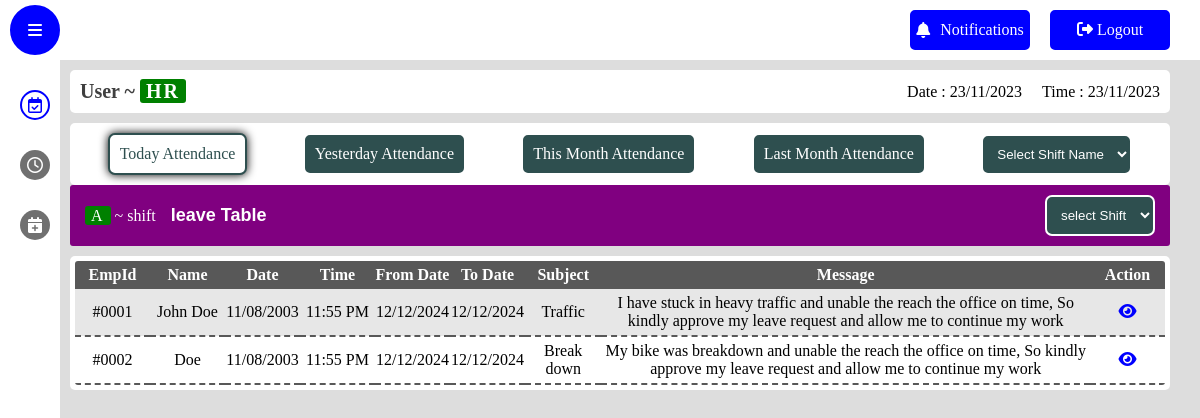
/leave_table (signed in), run on an earlier commit of the app's database.
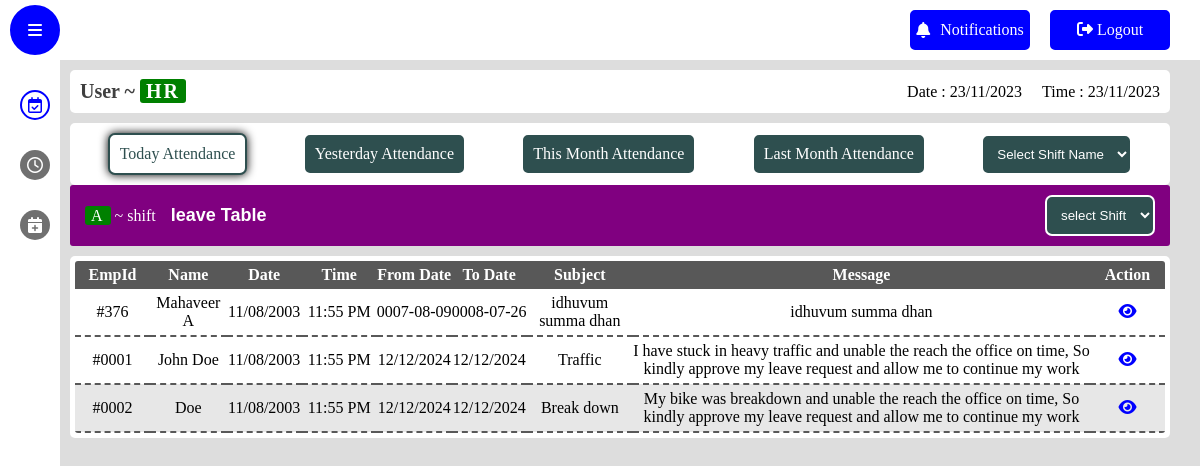
And on a later commit of the database.
### app/models.py (models this page shows)
class leave(db.Model, UserMixin):
    id = db.Column(db.Integer, primary_key=True)
    emp_id = db.Column(db.Integer)
    emp_name = db.Column(db.String(150), nullable=False)
    reason = db.Column(db.String(150), nullable=False)
    from_date = db.Column(db.String(150), nullable=False)
    to_date = db.Column(db.String(150), nullable=False)
    status = db.Column(db.String(150), default='Pending')
    hod_approval = db.Column(db.String(150), default='Pending')
    approved_by = db.Column(db.String(150), default='Pending')
    hr_approval = db.Column(db.String(150), default='Pending')
    date = db.Column(db.DateTime(timezone=True), default=func.now())

### app/views.py (the view)
@views.route("/leave_table")
@login_required
def leave_table():
    leave_permission=leave.query.order_by(leave.date).all()
    return render_template("leave_table.html",leave_permission=leave_permission)

### app/templates/leave_table.html (shortened to what the changed rows need)
<!DOCTYPE html>
<html lang="en">
<head>
    <link rel="stylesheet" href="static/css/style.css">
    <link rel="stylesheet" href="static/css/attendance.css">
    <link rel="stylesheet" href="https://cdnjs.cloudflare.com/ajax/libs/font-awesome/5.15.4/css/all.min.css">
    <link rel="stylesheet" href="https://cdnjs.cloudflare.com/ajax/libs/font-awesome/6.1.1/css/all.min.css">
</head>
<body>
    <main class="main active">
        <header class="details-bar">
            <div class="user-details">
                <h1 class="user-role">User ~ <span class="role tag">HR</span></h1>
            </div>
        </header>
        <link rel="stylesheet" href="static/css/late.css">
        <section class="leave-table-section">
            <div class="table">
                <table>
                    <thead>
                        <th>EmpId</th>
                        <th>Name</th>
                        <th>Date</th>
                        <th>Time</th>
                        <th>From Date</th>
                        <th>To Date</th>
                        <th>Subject</th>
                        <th>Message</th>
                        <th>Action</th>
                    </thead>
                    <tbody class="leave-table" id="leave-table">
                        {% for leave_permission in leave_permission %}
                            <tr>
                                <td>#{{leave_permission.emp_id}}</td>
                                <td>{{leave_permission.emp_name}}</td>
                                <td>11/08/2003</td>
                                <td>11:55 PM</td>
                                <td>{{leave_permission.from_date}}</td>
                                <td>{{leave_permission.to_date}}</td>
                                <td>{{leave_permission.reason}}</td>
                                <td>
                                    {{leave_permission.reason}}
                                </td>
                                <td>
                                    <i class="fas fa-eye"></i>
                                </td>
                            </tr>
                        {% endfor %}
                    </tbody>
                </table>
            </div>
        </section>
    </main>
</body>
</html>

What changed in the data, as far as the page shows it:
added leave: emp_id "376", emp_name "Mahaveer A", from_date "0007-08-09", to_date "0008-07-26", reason "idhuvum summa dhan"
